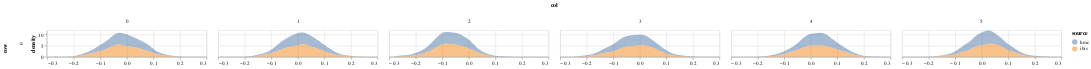

The code cell stored with this chart in its notebook:
### Code cell
param = 'alpha'
df = get_post_df(np.squeeze(ps[param]))
df['source'] = 'hmc'
df2 = get_post_df(particles[param])
df2['source'] = 'ibis'

plot_density(pd.concat([df,df2]))

### Figure 1 — Vega-Lite specification as saved in the notebook (floating-point values rounded to 4 significant figures; data arrays with more than 128 entries replaced by an {"elided": "..."} marker saying what was removed)
{"config": {"view": {"continuousWidth": 400, "continuousHeight": 300}}, "data": {"name": "data-db1eeec021da60817c3414ebf247ca9e"}, "mark": {"type": "area", "opacity": 0.5}, "encoding": {"color": {"type": "nominal", "field": "source"}, "column": {"type": "quantitative", "field": "col"}, "row": {"type": "quantitative", "field": "row"}, "x": {"type": "quantitative", "field": "value", "title": null}, "y": {"type": "quantitative", "field": "density"}}, "height": 50, "resolve": {"scale": {"x": "independent"}}, "transform": [{"fold": ["value"]}, {"density": "value", "groupby": ["cn", "row", "col", "source"]}], "width": 300, "$schema": "https://vega.github.io/schema/vega-lite/v4.8.1.json", "datasets": {"data-db1eeec021da60817c3414ebf247ca9e": {"elided": "12000 records"}}}
